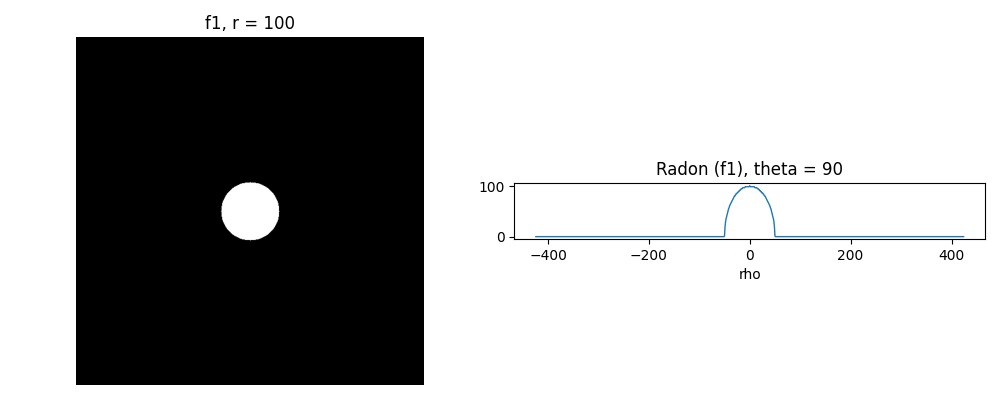

This chart was generated by the following Python code:
import os
import sys
import numpy as np
import matplotlib.pyplot as plt
from skimage.io import imread
from skimage.util import img_as_float
from General.radon import radon
from libDIPUM.data_path import dip_data

# Parameters
single_theta = 90
# Unused in this figure (kept for parity with MATLAB script)
theta = np.arange(0, 180)
theta2 = [0, 90, 45, 135]
theta3 = np.arange(0, 180, 5.625)
debug = False

# Data
img_path = dip_data('wingding-circle-solid-small.tif')
f1 = img_as_float(imread(img_path))

# Process
R, Rho = radon(f1, single_theta)

# Display
fig, axes = plt.subplots(1, 2, figsize=(10, 4))
axes[0].imshow(f1, cmap='gray')
axes[0].set_title('f1, r = 100')
axes[0].axis('off')

axes[1].plot(Rho, R, linewidth=1.0)
axes[1].set_xlabel('rho')
axes[1].set_title(f'Radon (f1), theta = {single_theta}')
axes[1].axis('tight')
axes[1].set_aspect('equal', adjustable='box')
axes[1].grid(False)

plt.tight_layout()
plt.savefig('Figure538.png')
plt.show()
